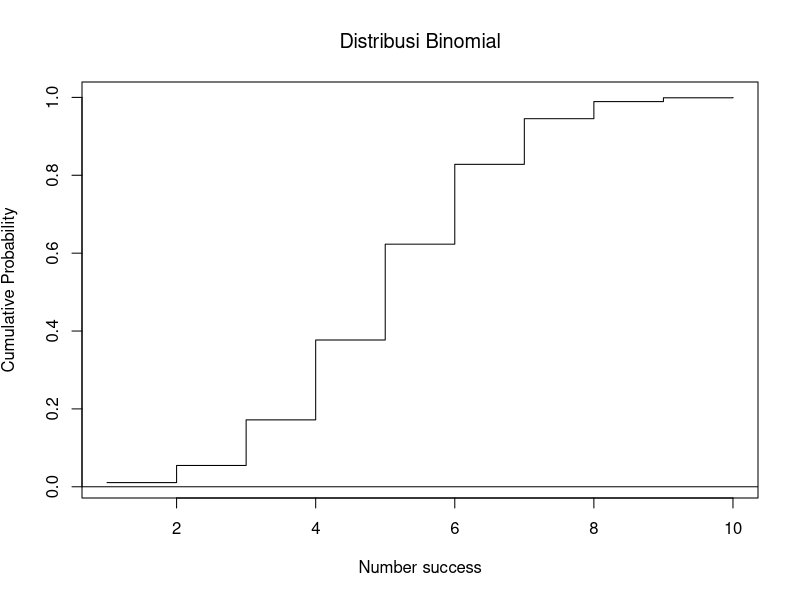

Generate this figure with R:
x <- 1:10
x <- rep(x,rep(3, length(x)))

plot(
  x[-1], 
  pbinom(x, size=10, prob =0.5)[-length(x)],
  xlab = expression("Number success"),
  ylab = expression("Cumulative Probability"),
  main = expression("Distribusi Binomial"),
  type = "l")

abline(h=0)